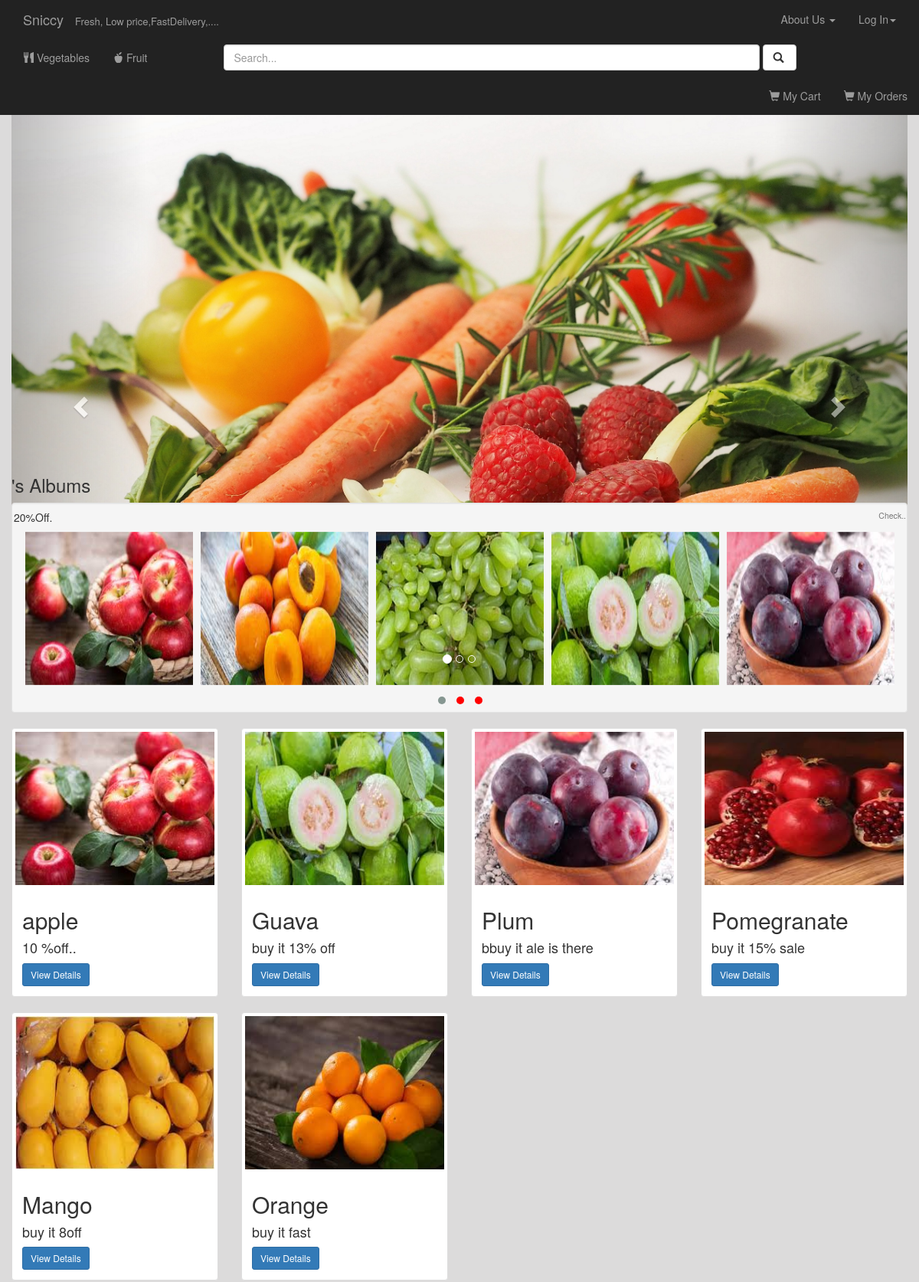
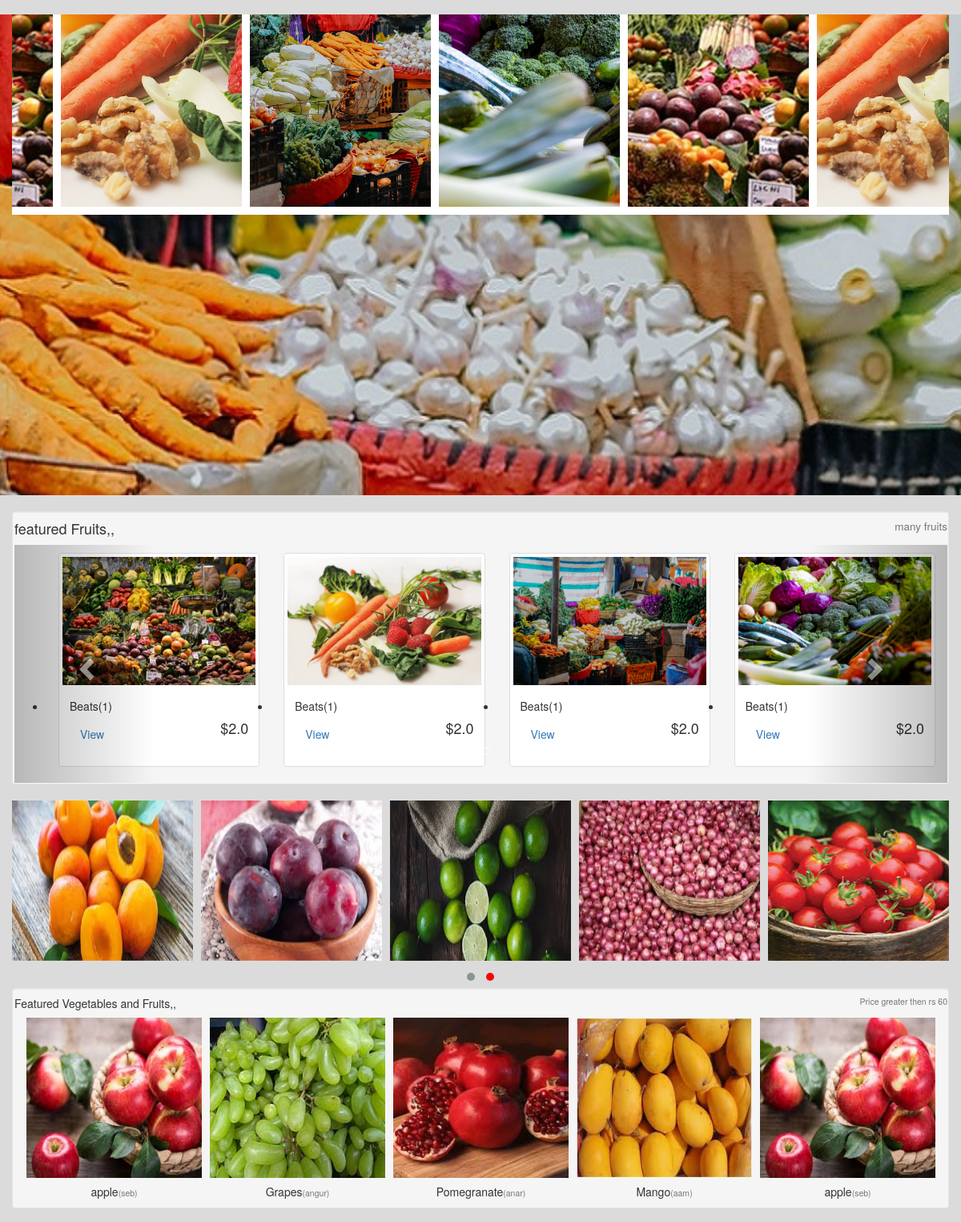
The page / (upper part) on the database its author committed (2 pictures, top to bottom).
### food/models.py (models this page shows, shortened)
class Product(models.Model):
    category = models.ForeignKey(Category  , on_delete=models.CASCADE)
    name = models.CharField(max_length=100, db_index=True)
    nick_names = models.CharField(max_length=400, db_index=True)
    slug = models.SlugField(max_length=150,blank=True, unique=True ,db_index=True)
    description = models.TextField(blank=True)
    b_price = models.DecimalField(max_digits=10, decimal_places=2)
    price = models.DecimalField(max_digits=10, decimal_places=2)
    weight = models.CharField(max_length=15, db_index=True)
    available = models.BooleanField(default=True)
    stock = models.PositiveIntegerField()
    created_at = models.DateTimeField(auto_now_add=True)
    updated_at = models.DateTimeField(auto_now=True)
    logo=models.FileField()

### foodie/views.py (the view)
# urls.py: url(r'^$', views.main, name='main'),
def main(request):
    product = Product.objects.filter(available=True)
    template = loader.get_template('food/main.html')#we do not wrtei template becuse by defulat django is set up to see in templates folder so take care
    return render(request, 'food/main.html', {
            'product': product,
        })

### food/context_processors.py (called while the page is built)
def cart(request):
    return {'cart': Cart(request)}

### food/templates/food/main.html (shortened to what this page needs)
    {% extends 'food/base.html' %}
{% load staticfiles %}
    {% block basel %}
   <link rel="stylesheet" type="text/css" href="{% static 'food/owl.carousel.css' %}"/>
   <link rel="stylesheet" type="text/css" href="{% static 'food/owl.theme.default.css' %}"/>
   <link rel="stylesheet" type="text/css" href="{% static 'food/main.css' %}"/>
    {% endblock %}
{% block body %}
<div class="container-fluid" style="max-height:450px;">
    <div id="myslider" class="carousel slide" data-interval="3000" data-ride="carousel">
    <ol class="carousel-indicators">
        <li data-target="#myslider" data-slide-to="0" class="active"></li>
        <li data-target="#myslider" data-slide-to="1"></li>
        <li data-target="#myslider" data-slide-to="2"></li>
    </ol>
    <div class="carousel-inner">
        <div class="item active">
          <a href="{% url 'food:fruits' %}" >  <img src="{% static 'food/images/mainbg2.jpg' %}" class="ig-slider" style="max-height:750px; background:cover; width:1600px;" alt="First Slide">
          </a>
        </div>
    </div>
    <a class="carousel-control left" href="#myslider" data-slide="prev">
        <span class="glyphicon glyphicon-chevron-left"></span>
    </a>
    <a class="carousel-control right" href="#myslider" data-slide="next">
        <span class="glyphicon glyphicon-chevron-right"></span>
    </a>
</div>
</div>
<div class="albums-container container-fluid">
    <div class="row">
        <div class="col-sm-12">
            <h3>{{ user.username }}'s Albums {{ user.phone_no }}</h3>
        </div>
             <div class="col-lg-12">
    <div class="well well-small">
               <h5>20%Off.<small class="pull-right"> Check..</small></h5>
        <div class=row-fluid">
 <div class="container-fluid mt-5" id="slider-div5" style="margin-top:00px;">
        <div class="owl-carousel owl-theme" >
                {% for album in product %}
                         {% if album.price >= 34 %}
    <div class="item"  > <a href="{% url 'food:detail' album.id %}">
                            <img src="{{ album.logo.url }}" class="img-responsive img-fluid" style="height:200px; ">
                        </a>
    </div>
            {% endif %}
            {% endfor %}
</div>
    </div>
                </div>
    </div>
    </div>
<div id="slider-div3">
  {% if product %}
            {% for album in product %}
    {% if album.price <= 89.00 and album.price >= 35 %}
                <div class="col-sm-4 col-lg-3">
                    <div class="thumbnail">
                        <a href="{% url 'food:detail' album.id %}">
                    <div style="overflow:hidden; " class="i-area">
                            <img src="{{ album.logo.url }}" class="img-responsive" style="height:200px; width:100%;">
                    </div>
                        </a>
                        <div class="caption">
                            <h2>{{ album.name }}</h2>
                            <h4>{{ album.description }}</h4>
                           <a href="{% url 'food:detail' album.id %}" class="btn btn-primary btn-sm" role="button">View Details</a>
                        </div>
                    </div>
                </div>
                {% cycle '' '' '' '' '' '<div class="clearfix visible-lg "></div>' %}
    {% endif %}
            {% endfor %}
        {% else %}
            <div class="col-sm-12">
                <br>
                not any album
            </div>
        {% endif %}
</div>
        <div class="col-12 fixed-bg" style="background-color:blue; width:100%">
             <div class="container-fluid " id="slider-div2" style="margin-top:00px;">
                    <div class="owl-carousel owl-theme" >
                           <div class="col-lg-12">
                        <div class="m-container item">
                        <div class="box" style="background-image:url('../../static/food/images/mainbg1.jpg');">
                        </div>
                        </div>
                    </div>
                         <div class="col-lg-12 item">
                        <div class="m-container ">
                        <div class="box" style="background-image:url('../../static/food/images/mainbg2.jpg'); ">
                        </div>
                        </div>
                    </div>
                         <div class="col-lg-12 item">
                        <div class="m-container ">
                        <div class="box" style="background-image:url('../../static/food/images/mainbg3.jpg'); ">
                        </div>
                        </div>
                    </div>
                         <div class="col-lg-12 item">
                        <div class="m-container ">
                        <div class="box" style="background-image:url('../../static/food/images/mainbg4.jpg'); ">
                        </div>
                        </div>
                    </div>
            </div>
    </div>
<div id="rback">
    <div class="col-lg-12" id="slider-div1">
    <div class="well well-small">
       <h4>featured Fruits,,<small class="pull-right"> many fruits</small></h4>
        <div class=row-fluid">
            <div id="featured" class="carousel slide" data-interval="3000" data-ride="carousel" >
                  <ol class="carousel-indicators">
        <li data-target="#featured" data-slide-to="0" class="active"></li>
        <li data-target="#featured" data-slide-to="1"></li>
    </ol>
                <div class="carousel-inner">
                <div class="item active">
                        <ul class="thumbnails">
                            <li class="col-lg-3">
                                <div class="thumbnail">
                                    <a href="#"><img src="{% static 'food/images/mainbg1.jpg' %}"></a>
                                    <div class="caption">
                                        <h5>Beats(1)</h5>
                                        <h4> <a class="btn" href="#">View</a><span class="pull-right">$2.0 </span></h4>
                                    </div>
                                </div>
                            </li>
                            <li class="col-lg-3">
                                <div class="thumbnail">
                                    <a href="#"><img src="{% static 'food/images/mainbg2.jpg' %} " alt="buy more"></a>
                                    <div class="caption">
                                        <h5>Beats(1)</h5>
                                        <h4> <a class="btn" href="#">View</a><span class="pull-right">$2.0 </span></h4>
                                    </div>
                                    </div>
                            </li>
                            <li class="col-lg-3">
                                <div class="thumbnail">
                                    <a href="#"><img src="{% static 'food/images/mainbg3.jpg' %}" alt="buy more"></a>
                                    <div class="caption">
                                        <h5>Beats(1)</h5>
                                        <h4> <a class="btn" href="#">View</a><span class="pull-right">$2.0 </span></h4>
                                    </div>
                                    </div>
                            </li>
                            <li class="col-lg-3">
                                <div class="thumbnail">
                                    <a href="#"><img src="{% static 'food/images/mainbg4.jpg' %}" alt="buy more"></a>
                                    <div class="caption">
                                        <h5>Beats(1)</h5>
                                        <h4> <a class="btn" href="#">View</a><span class="pull-right">$2.0 </span></h4>
                                    </div>
                                    </div>
                            </li>
                        </ul>
                </div>
                    </div>
 <a class="left carousel-control" href="#featured" data-slide="prev"> <span class="glyphicon glyphicon-chevron-left"></span></a>
        <a class="right carousel-control" href="#featured" data-slide="next"> <span class="glyphicon glyphicon-chevron-right"></span></a>
                </div>
                </div>
    </div>
    </div>
</div>
    </div>
<div>
    <div class="col-lg-12 mt-5" id="slider-div6" >
        <div class="owl-carousel owl-theme" style="z-index:1;">
                {% for album in product %}
                         {% if album.price <= 42 and album.price >= 34 %}
    <div class="item"  > <a href="{% url 'food:detail' album.id %}">
                            <img src="{{ album.logo.url }}" class="img-responsive img-fluid" style="height:200px; ">
                        </a>
    </div>
            {% endif %}
            {% endfor %}
</div>
    </div>
             <div class="col-lg-12">
    <div class="well well-small">
       <h5>Featured Vegetables and Fruits,,<small class="pull-right"> Price greater then rs 60</small></h5>
        <div class=row-fluid">
 <div class="container-fluid mt-5" id="slider-div4" style="margin-top:00px;">
        <div class="owl-carousel owl-theme" >
                {% for album in product %}
                         {% if album.price >= 62 %}
    <div class="item"  > <a href="{% url 'food:detail' album.id %}">
                            <img src="{{ album.logo.url }}" class="img-responsive img-fluid" style="height:200px; ">
                        </a>
    <div style="text-align:center;">
        <h5 class="lea">{{ album.name }}<small>({{ album.nick_names }})</small></h5>
    </div>
    </div>
            {% endif %}
            {% endfor %}
</div>
    </div>
                </div>
    </div>
    </div>
</div>
</div>
    </div>
   {% endblock %}

### food/static/food/style.css (style rules this page uses)
body { background-color:RGB(220, 219, 219); background:RGB(220, 219, 219) url("images/backgrohdund.jpg"); background-repeat:no-repeat; background-size:cover; padding:0px; }
#rback { background-color:RGB(220, 219, 219); margin-top:100px; }
.m-container { width:400px; height:500px; position:relative; transform:translate(-50%,-50%); border:10px solid #fff; overflow:hidden; }
.box { width:400px; height:500px; background-position:center; background-size:cover; transition:.8s; }
.thumbnail { color:RGB(220, 219, 219); }
.well { min-height: 20px; padding: 1px; margin-bottom: 20px; padding-left:2px; }
#slider-div1 { margin-top:20px; margin-left:0px;margin-right:0px; }
.fixed-bg { background-image: url("images/mainbg3.jpg"); min-height: 600px; background-attachment: fixed; background-position: center; background-repeat: no-repeat; background-size: cover; padding:0; }

### rows shown on the page
Product: logo (picture), name "apple", description "10 %off..", nick_names "seb"
Product: logo (picture)
Product: logo (picture), name "Grapes", nick_names "angur"
Product: logo (picture), name "Guava", description "buy it 13% off"
Product: logo (picture), name "Plum", description "bbuy it ale is there"
Product: logo (picture), name "Pomegranate", description "buy it 15% sale", nick_names "anar"
Product: logo (picture), name "Mango", description "buy it 8off", nick_names "aam"
Product: logo (picture), name "Orange", description "buy it fast"
Product: logo (picture)
Product: logo (picture)
Product: logo (picture)
